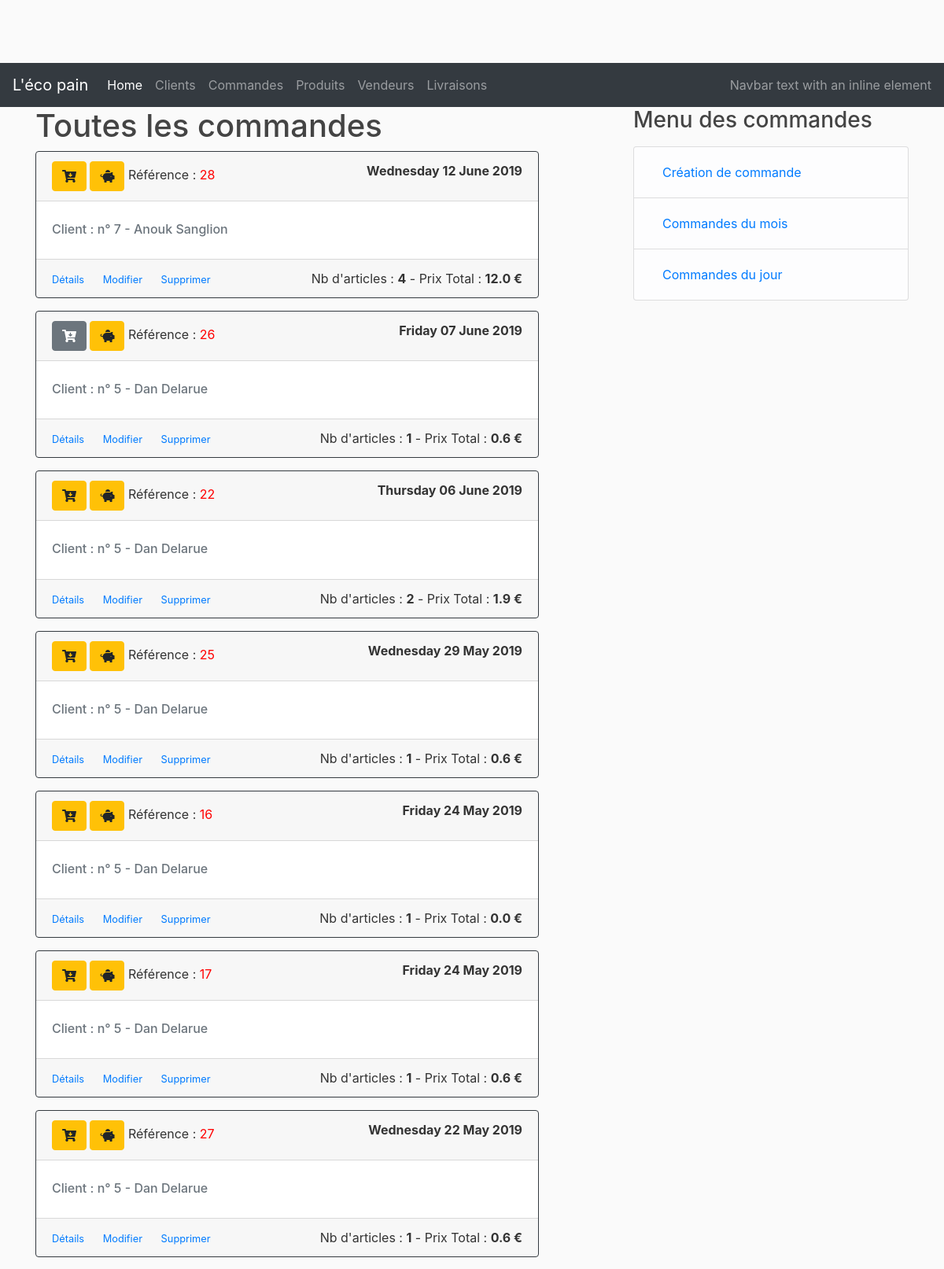
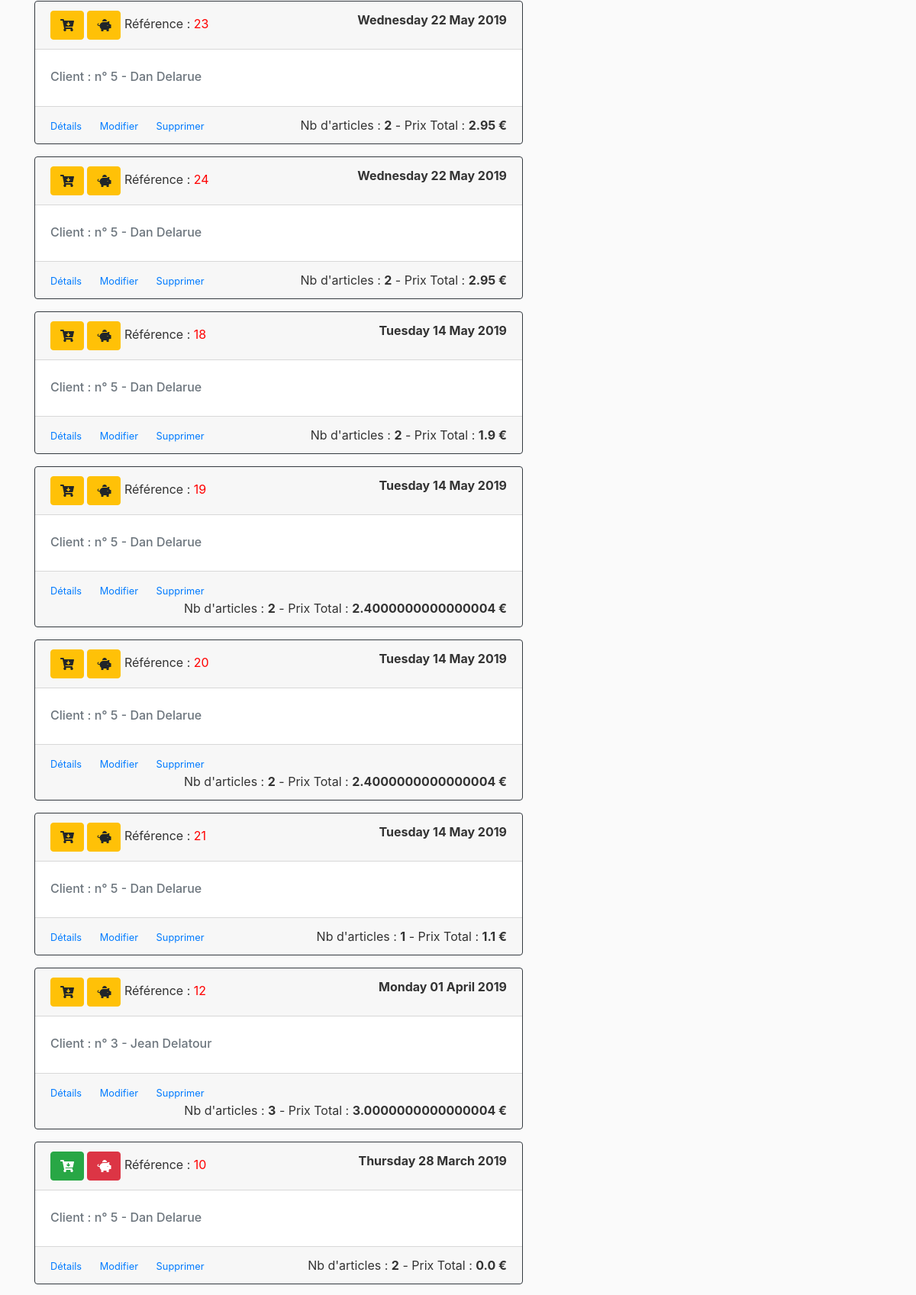
The page /orders (upper part) on the database its author committed (2 pictures, top to bottom).
### lecopain/dao/customer.py (models this page shows, shortened)
class CustomerOrder(db.Model)   :
    __tablename__               = 'customer_orders'
    id                          = db.Column(db.Integer, primary_key                             = True)
    title                       = db.Column(db.String(50), nullable                             = False)
    created_at                  = db.Column(db.DateTime, nullable                               = False, default = datetime.utcnow)
    customer_id                 = db.Column(db.Integer, db.ForeignKey('customers.id'), nullable = False)
    status                      = db.Column(db.String(20), nullable                             = False)
    vendorOrders                = db.relationship('VendorOrder', backref = 'customerOrder', lazy = True)
    delivery                    = db.relationship('Delivery', uselist=False)
    delivery_dt                 = db.Column(db.DateTime)
    payement_status             = db.Column(db.String(20), nullable                             = False)

### lecopain/controllers/order_controller.py (the view)
@order_page.route("/orders", methods=['GET', 'POST'])
def orders():
    orders = CustomerOrder.query.order_by(CustomerOrder.delivery_dt.desc()).all()
    map = orderServices.get_maps_from_orders(orders)
    return render_template('/orders/orders.html', orders=orders, title="Toutes les commandes", map=map)

### lecopain/services/order_manager.py (called while the page is built)
    def get_maps_from_orders(self, orders) :
        customerMap    = {}
        totalMap       = {}
        nb_productsMap = {}
        map            = {}
        for order in orders :
            customer = Customer.query.get_or_404(order.customer_id)
            customerMap[order.id] = str(customer.firstname + " " + customer.lastname)
            bought_items = Order_product.query.filter(Order_product.order_id == order.id).all()
            total = 0
            for bought_item in bought_items:
                total = total + bought_item.price
            totalMap[order.id]       = total
            nb_productsMap[order.id] = len(bought_items)
        map['CUSTOMER']                    = customerMap
        map['NB_PRODUCTS']                 = nb_productsMap
        map['TOTAL']                       = totalMap
        return map

### lecopain/templates/orders/orders.html (shortened to what this page needs)
{% extends "layout.html" %}
{% block content %}
    {% for order in orders %}
    <div class="card border-dark mb-3" style="width: 40rem;">
        <div class="card-header">
            {% if order.status == 'ANNULEE' %}
                <span class="btn btn-secondary" style="font-size: 1,8em;">
            {% endif %}
            {% if order.status == 'CREE' %}
            <span class="btn btn-warning" style="font-size: 1,8em;">
            {% endif %}
            {% if order.status == 'LIVREE' %}
            <span class="btn btn-success" style="font-size: 1,8em;">
            {% endif %}
                <i class="fas fa-cart-arrow-down "></i>
            </span>
            {% if order.payement_status == 'NON_PAYEE' and order.status != 'LIVREE'%}
            <span class="btn btn-warning" style="font-size: 1,9em;">
            {% endif %}
            {% if order.payement_status == 'NON_PAYEE' and order.status == 'LIVREE'%}
            <span class="btn btn-danger" style="font-size: 1,9em;">
            {% endif %}
                <i class="fas fa-piggy-bank "></i>
            </span>
            Référence : <span style="color:red">{{order.id}}</span>
            <span style="float: right"><b>{{ order.delivery_dt.strftime('%A %d %B %Y') }}</b></span>
        </div>
        <div class="card-body">
            <h6 class="card-subtitle mb-2 text-muted">Client : n° {{ order.customer_id }} - {{map['CUSTOMER'][order.id]}}</h6>
        </div>
        <div class="card-footer">
            <small class="text-muted">
                <a href="/orders/{{order.id}}" class="card-link">Détails</a>
                <a href="/orders/update/{{order.id}}" class="card-link">Modifier</a>
                <a href="/orders/delete/{{order.id}}" class="card-link">Supprimer</a>
            </small>
            <span style="float: right">Nb d'articles : <b>{{ map['NB_PRODUCTS'][order.id] }}</b> - Prix Total : <b>{{ map['TOTAL'][order.id] }} €</b></span>
        </div>
    </div>
    {% endfor %}
{% endblock %}
{% block right_menu %}
<div class="content-section">
    <h3>Menu des commandes</h3>
    <p class='text-muted'>
        <ul class="list-group">
        <li class="list-group-item list-group-item-light">
            <a class="nav-link" href="/orders/new">Création de commande</a></li>
        <li class="list-group-item list-group-item-light">
            <a class="nav-link" href="/orders/year/0/month/0">Commandes du mois</a></li>
        <li class="list-group-item list-group-item-light">
            <a class="nav-link" href="/orders/year/0/month/0/day/0">Commandes du jour</a></li>
        </ul>
    </p>
</div>
{% endblock %}

### lecopain/static/main.css (style rules this page uses)
body { background: #fafafa; color: #333333; margin-top: 5rem; }
h1, h2, h3, h4, h5, h6 { color:#444444; }

### rows shown on the page
CustomerOrder: id "28", delivery_dt "Wednesday 12 June 2019", customer_id "7", map "Anouk Sanglion", map "4", map "12.0"
CustomerOrder: id "26", delivery_dt "Friday 07 June 2019", customer_id "5", map "Dan Delarue", map "1", map "0.6"
CustomerOrder: id "22", delivery_dt "Thursday 06 June 2019", customer_id "5", map "Dan Delarue", map "2", map "1.9"
CustomerOrder: id "25", delivery_dt "Wednesday 29 May 2019", customer_id "5", map "Dan Delarue", map "1", map "0.6"
CustomerOrder: id "16", delivery_dt "Friday 24 May 2019", customer_id "5", map "Dan Delarue", map "1", map "0.0"
CustomerOrder: id "17", delivery_dt "Friday 24 May 2019", customer_id "5", map "Dan Delarue", map "1", map "0.6"
CustomerOrder: id "27", delivery_dt "Wednesday 22 May 2019", customer_id "5", map "Dan Delarue", map "1", map "0.6"
CustomerOrder: id "23", delivery_dt "Wednesday 22 May 2019", customer_id "5", map "Dan Delarue", map "2", map "2.95"
CustomerOrder: id "24", delivery_dt "Wednesday 22 May 2019", customer_id "5", map "Dan Delarue", map "2", map "2.95"
CustomerOrder: id "18", delivery_dt "Tuesday 14 May 2019", customer_id "5", map "Dan Delarue", map "2", map "1.9"
CustomerOrder: id "19", delivery_dt "Tuesday 14 May 2019", customer_id "5", map "Dan Delarue", map "2", map "2.4000000000000004"
CustomerOrder: id "20", delivery_dt "Tuesday 14 May 2019", customer_id "5", map "Dan Delarue", map "2", map "2.4000000000000004"
CustomerOrder: id "21", delivery_dt "Tuesday 14 May 2019", customer_id "5", map "Dan Delarue", map "1", map "1.1"
CustomerOrder: id "12", delivery_dt "Monday 01 April 2019", customer_id "3", map "Jean Delatour", customer "3", map "3.0000000000000004"
CustomerOrder: id "10", delivery_dt "Thursday 28 March 2019", customer_id "5", map "Dan Delarue", map "2", map "0.0"

### other values the page prints
{{ title }} "Toutes les commandes"
